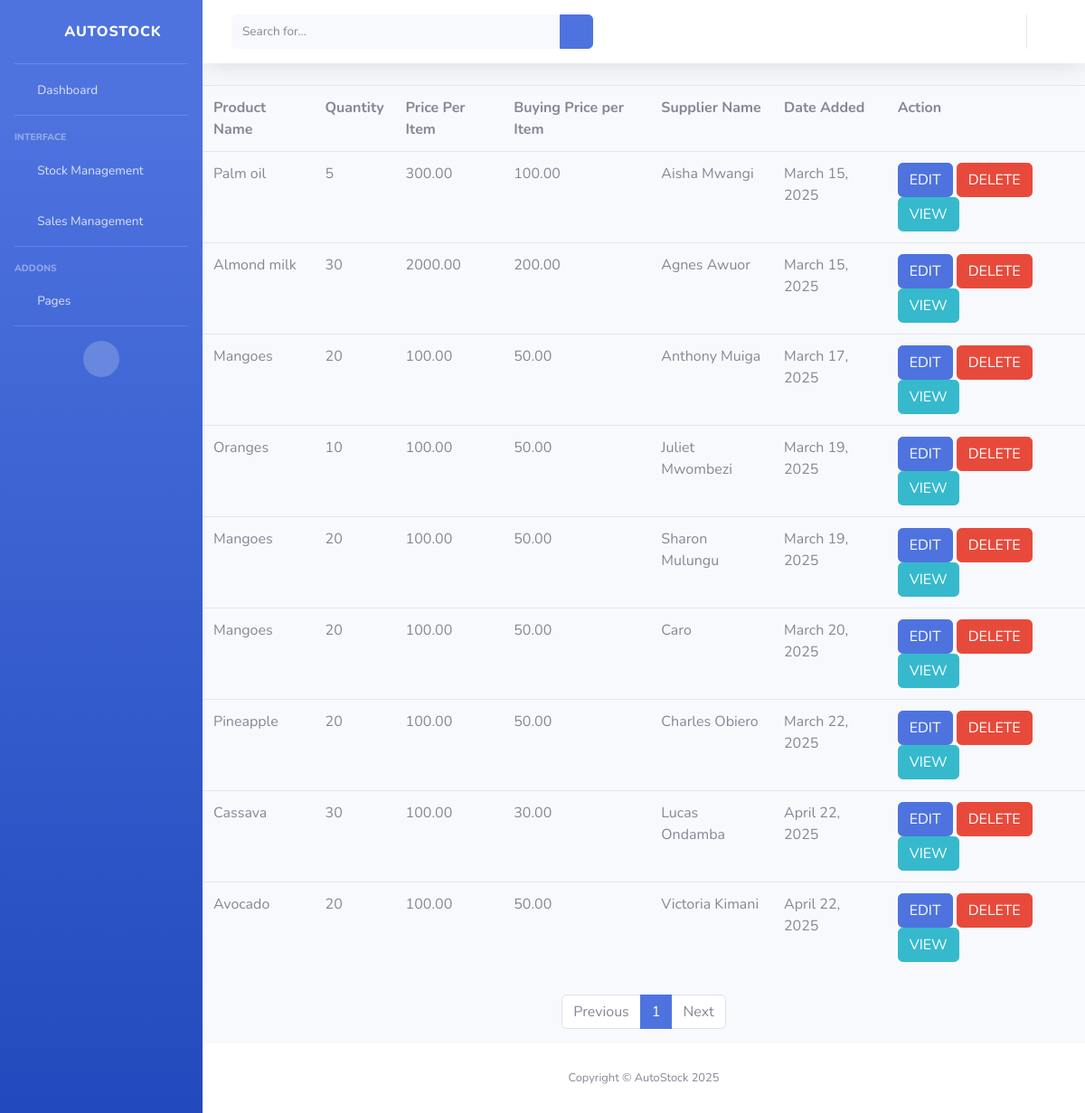
Page /stocks/ on the earlier database version.
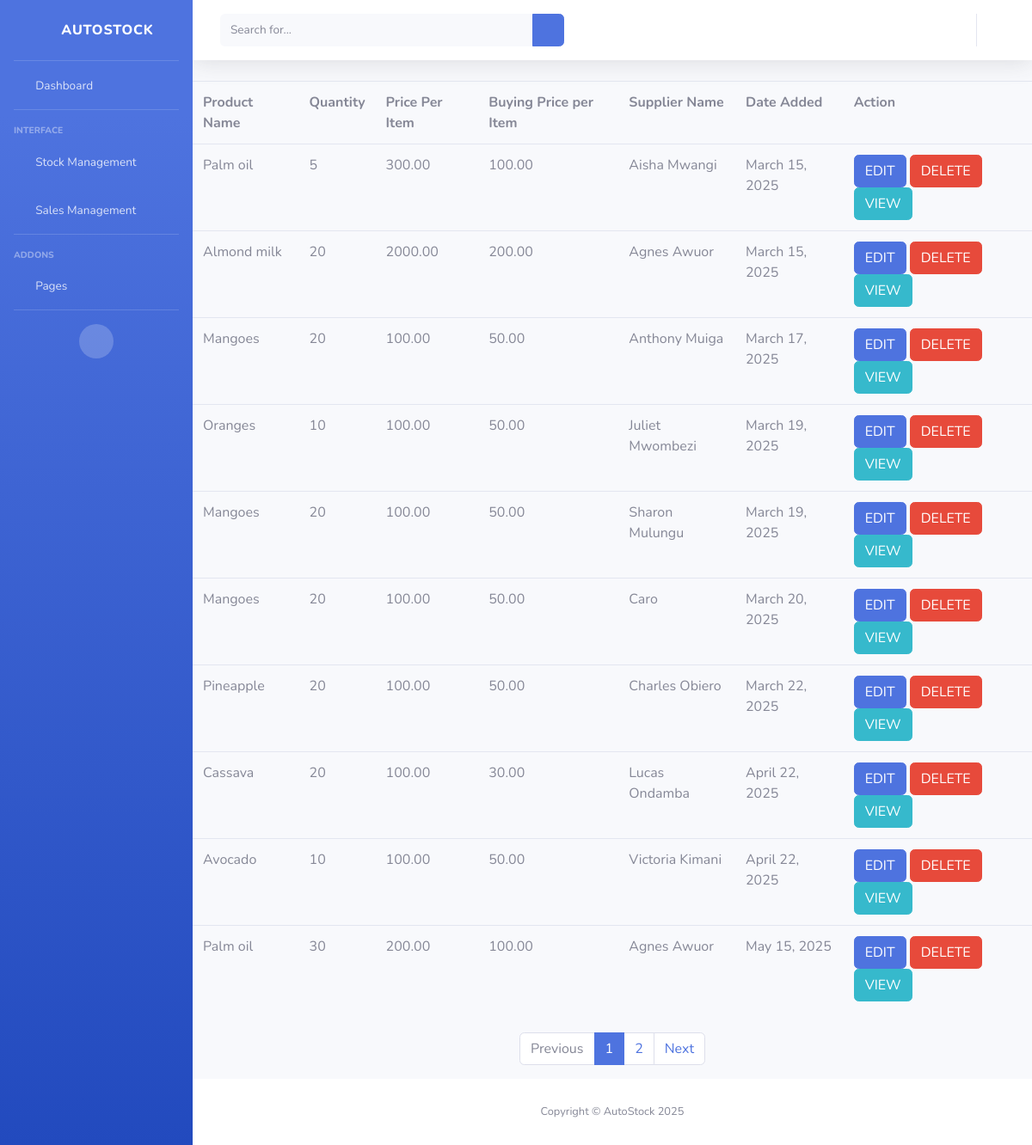
Same page on the later database version.
### autoapp/models.py (models this page shows, shortened)
class Stock(models.Model):
     product = models. CharField(max_length=100)
     quantity = models.IntegerField()
     price = models.DecimalField(max_digits=12, decimal_places=2)
     buyingprice = models.DecimalField(max_digits=12, decimal_places=2, default=0.00)
     name = models.CharField(max_length=100)
     date = models.DateField(auto_now_add=True)

### autoapp/views.py (the view)
# urls.py: path('stocks/', views.stocks, name='stocks'),
def stocks(request):
    query = request.GET.get('q', '').strip()  # safely get and strip query param
    if query:
        allstocks = Stock.objects.filter(
            Q(product__icontains=query) | Q(name__icontains=query)
        )
    else:
        allstocks = Stock.objects.all()
    print("Total stocks found:", allstocks.count())  # Debug print
    paginator = Paginator(allstocks, 10)
    page_number = request.GET.get('page')
    page_obj = paginator.get_page(page_number)
    print("Current page number:", page_obj.number)  # Debug print
    print("Stocks on current page:", list(page_obj.object_list.values('id', 'name', 'product')))  # Debug print
    return render(request, 'stocks.html', {'stock': page_obj, 'query': query})

### template/stocks.html (shortened to what the changed rows need)
<!DOCTYPE html>
<html lang="en">
<head>
    {% load static %}
    <link href="{% static 'vendor/fontawesome-free/css/all.min.css' %}" rel="stylesheet" type="text/css">
    <link href="{% static 'css/sb-admin-2.min.css' %}" rel="stylesheet">
    <link href="{% static 'vendor/datatables/dataTables.bootstrap4.min.css' %}" rel="stylesheet">
</head>
<body id="page-top">
    <div id="wrapper">
        <div id="content-wrapper" class="d-flex flex-column">
            <div id="content">
              <table class="table">
    <tr>
        <th>Product Name</th>
        <th>Quantity</th>
        <th>Price Per Item</th>
        <th>Buying Price per Item</th>
        <th>Supplier Name</th>
        <th>Date Added</th>
        <th>Action</th>
    </tr>
    {% for x in stock %}
        <tr>
            <td>{{ x.product }}</td>
            <td>{{ x.quantity }}</td>
            <td>{{ x.price }}</td>
            <td>{{ x.buyingprice }}</td>
            <td>{{ x.name }}</td>
            <td>{{ x.date }}</td>
            <td>
                <a href="/editstock/{{ x.id }}" class="btn btn-primary">EDIT</a>
                <a href="/delete/{{ x.id }}" class="btn btn-danger">DELETE</a>
                <a href="{% url 'product_tracker' x.id %}" class="btn btn-info">VIEW</a>
            </td>
        </tr>
    {% empty %}
        <tr>
            <td colspan="7" class="text-center text-danger">No stock recorded yet.</td>
        </tr>
    {% endfor %}
</table>
<div class="d-flex justify-content-center mt-4">
    <nav aria-label="Page navigation">
        <ul class="pagination">
            {% for num in stock.paginator.page_range %}
                {% if stock.number == num %}
                    <li class="page-item active"><span class="page-link">{{ num }}</span></li>
                {% elif num > stock.number|add:'-3' and num < stock.number|add:'3' %}
                    <li class="page-item"><a class="page-link" href="?{% if query %}q={{ query }}&{% endif %}page={{ num }}">{{ num }}</a></li>
                {% endif %}
            {% endfor %}
            {% if stock.has_next %}
                <li class="page-item">
                    <a class="page-link" href="?{% if query %}q={{ query }}&{% endif %}page={{ stock.next_page_number }}">Next</a>
                </li>
            {% else %}
                <li class="page-item disabled">
                    <span class="page-link">Next</span>
                </li>
            {% endif %}
        </ul>
    </nav>
</div>
            </div>
        </div>
    </div>
</body>
</html>

Differences in the rows shown:
changed Stock "Almond milk": quantity "30" → "20"
changed Stock "Cassava": quantity "30" → "20"
changed Stock "Avocado": quantity "20" → "10"
added Stock: product "Palm oil", quantity "30", price "200.00", buyingprice "100.00", name "Agnes Awuor", date "May 15, 2025"
Other differences:
new list line: "2"
